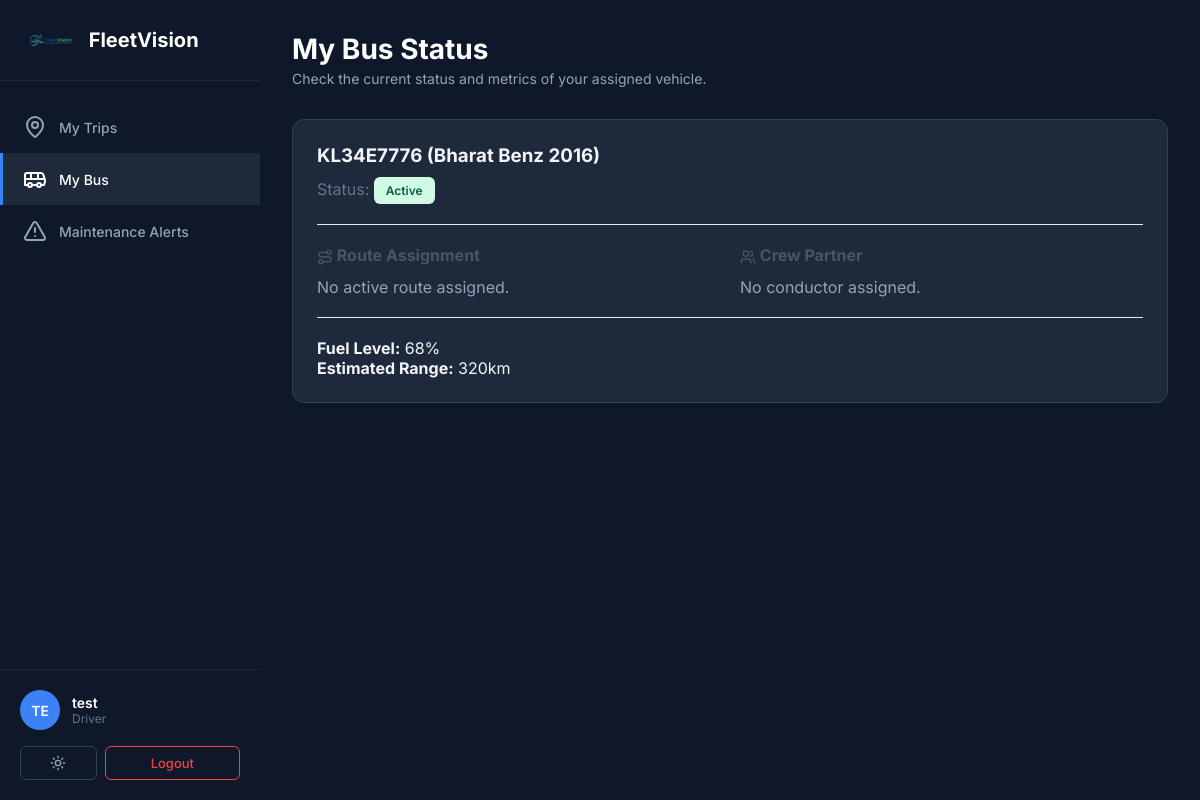
/my-bus.php (signed in), run on the app's committed database.
### tables this page shows
CREATE TABLE buses (
        id INTEGER PRIMARY KEY AUTOINCREMENT,
        bus_number TEXT NOT NULL UNIQUE,
        make TEXT,
        model TEXT,
        year INTEGER,
        capacity INTEGER,
        status TEXT DEFAULT 'active',
        created_at DATETIME DEFAULT CURRENT_TIMESTAMP
    , gps_url TEXT, cctv_url_1 TEXT, cctv_url_2 TEXT, route_id INTEGER REFERENCES routes(id), driver_id INTEGER REFERENCES users(id), conductor_id INTEGER REFERENCES users(id));

### my-bus.php (the view, shortened to what this page needs)
<?php
require_once __DIR__ . '/includes/db.php';
$user_id = $_SESSION['user_id'];
$stmt = $pdo->prepare("
    SELECT b.bus_number, b.make, b.model, b.capacity, b.status,
           r.route_name, r.start_location, r.end_location,
           uc.username as conductor_name,
           ud.username as driver_name
    FROM buses b
    LEFT JOIN routes r ON b.route_id = r.id
    LEFT JOIN users uc ON b.conductor_id = uc.id
    LEFT JOIN users ud ON b.driver_id = ud.id
    WHERE (b.driver_id = ? OR b.conductor_id = ?) AND b.status != 'deleted'
    LIMIT 1
");
$stmt->execute([$user_id, $user_id]);
$my_bus = $stmt->fetch(PDO::FETCH_ASSOC);
$current_role = isset($_SESSION['role']) ? strtolower($_SESSION['role']) : '';
$is_driver = ($current_role === 'driver');
$partner_label = $is_driver ? 'Conductor' : 'Driver';
$partner_name = $is_driver ? ($my_bus['conductor_name'] ?? null) : ($my_bus['driver_name'] ?? null);
include __DIR__ . '/includes/header.php';
?>
<header class="top-header">
    <div class="header-left">
        <h1 class="page-title">My Bus Status</h1>
        <p class="page-subtitle">Check the current status and metrics of your assigned vehicle.</p>
    </div>
</header>
<section class="content-section">
    <?php if ($my_bus): ?>
        <div class="user-form-card">
            <h3><?php echo htmlspecialchars($my_bus['bus_number']); ?> (<?php echo htmlspecialchars($my_bus['make'] . ' ' . $my_bus['model']); ?>)</h3>
            <p style="color: #64748b; margin-top: 10px;">
                Status: <span class="status-badge <?php echo $my_bus['status'] === 'active' ? 'active' : 'idle'; ?>"><?php echo ucfirst(htmlspecialchars($my_bus['status'])); ?></span>
            </p>
            <hr style="border: 0; border-top: 1px solid #e2e8f0; margin: 20px 0;">
            <div style="display: grid; grid-template-columns: 1fr 1fr; gap: 20px;">
                <div>
                    <h4 style="color: #475569; margin-bottom: 12px;"><i data-lucide="route" style="width: 16px; height: 16px; vertical-align: middle;"></i> Route Assignment</h4>
                    <?php if ($my_bus['route_name']): ?>
                        <p style="font-weight: 500; font-size: 16px;"><?php echo htmlspecialchars($my_bus['route_name']); ?></p>
                        <p style="color: #64748b; font-size: 14px; margin-top: 4px;"><?php echo htmlspecialchars($my_bus['start_location'] . ' ➔ ' . $my_bus['end_location']); ?></p>
                    <?php else: ?>
                        <p style="color: #94a3b8;">No active route assigned.</p>
                    <?php endif; ?>
                </div>
                <div>
                    <h4 style="color: #475569; margin-bottom: 12px;"><i data-lucide="users" style="width: 16px; height: 16px; vertical-align: middle;"></i> Crew Partner</h4>
                    <?php if ($partner_name): ?>
                        <p style="font-weight: 500; font-size: 16px;"><?php echo $partner_label; ?>: <?php echo htmlspecialchars($partner_name); ?></p>
                        <p style="color: #64748b; font-size: 14px; margin-top: 4px;">Capacity Limit: <?php echo htmlspecialchars($my_bus['capacity']); ?> passengers</p>
                    <?php else: ?>
                        <p style="color: #94a3b8;">No <?php echo strtolower($partner_label); ?> assigned.</p>
                    <?php endif; ?>
                </div>
            </div>
            <hr style="border: 0; border-top: 1px solid #e2e8f0; margin: 20px 0;">
            <div style="margin-top: 20px;">
                <p><strong>Fuel Level:</strong> 68%</p>
                <p><strong>Estimated Range:</strong> 320km</p>
            </div>
        </div>
    <?php endif; ?>
</section>
<?php include __DIR__ . '/includes/footer.php'; ?>

### dashboard.css (style rules this page uses)
* { margin: 0; padding: 0; box-sizing: border-box; }
body { font-family: 'Inter', -apple-system, BlinkMacSystemFont, 'Segoe UI', sans-serif; background: #f8fafc; color: #1e293b; }
.top-header { display: flex; justify-content: space-between; align-items: center; margin-bottom: 32px; }
.header-left { flex: 1; }
.page-title { font-size: 28px; font-weight: 700; color: #0f172a; margin-bottom: 4px; }
.page-subtitle { font-size: 14px; color: #64748b; }
.content-section { margin-bottom: 40px; }
.status-badge { display: inline-block; padding: 6px 12px; border-radius: 6px; font-size: 12px; font-weight: 600; }
.status-badge.active { background: #d1fae5; color: #065f46; }
.user-form-card { background: white; padding: 24px; border-radius: 12px; border: 1px solid #e2e8f0; }
body.dark-theme { background: #0f172a; color: #f1f5f9; }
body.dark-theme .page-title, body.dark-theme .section-title, body.dark-theme .chart-title, body.dark-theme .greeting-title, body.dark-theme .kpi-value { color: #ffffff; }
body.dark-theme .page-subtitle, body.dark-theme .greeting-subtitle, body.dark-theme .kpi-label, body.dark-theme .action-label { color: #94a3b8; }
body.dark-theme .kpi-card, body.dark-theme .chart-card, body.dark-theme .action-card, body.dark-theme .user-form-card, body.dark-theme .table-container { background: #1e293b; border-color: #334155; }

### data on the page
buses: bus_number "KL34E7776", make+model "Bharat Benz 2016", status "Active"

### other printed values
$username_initials "TE"
$current_username "test"
$_SESSION['role'] "Driver"
$partner_label "conductor"
